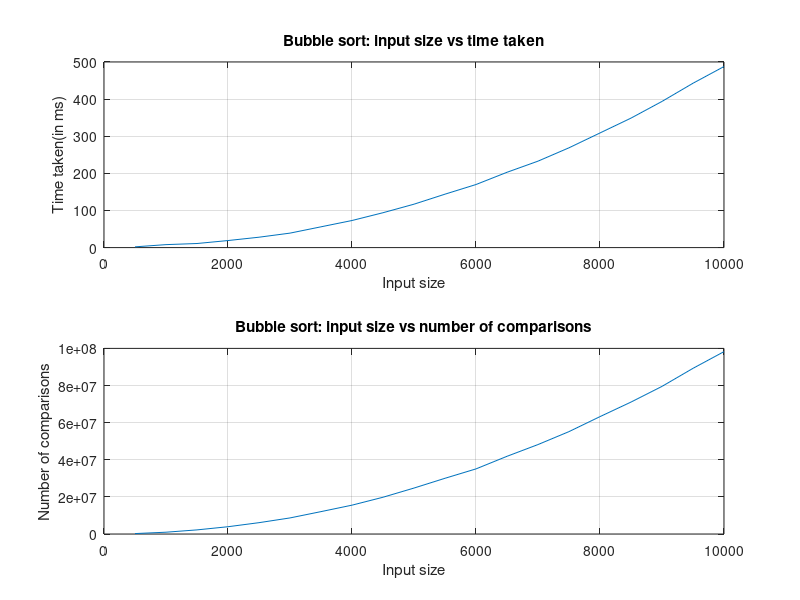
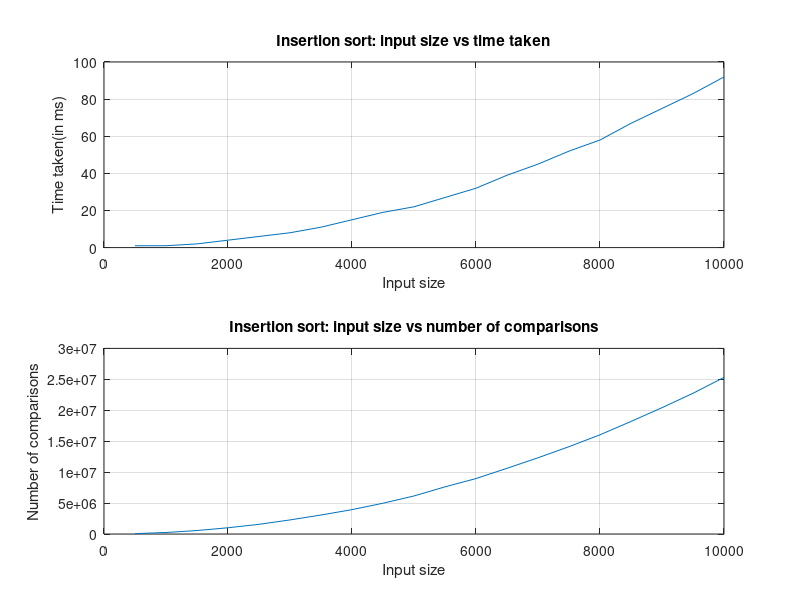

MATLAB code for these plots, in order:
%Read bubble sort comparison data
result = csvread('bubbleSortResult.csv');
size = result(:, 1);
time = result(:, 2);
comparisons = result(:, 3);
figure
subplot(2, 1, 1)
plot(size, time)
title('Bubble sort: input size vs time taken')
grid on
xlabel('Input size')
ylabel('Time taken(in ms)');
subplot(2, 1, 2)
plot(size, comparisons)
title('Bubble sort: input size vs number of comparisons')
grid on
xlabel('Input size')
ylabel('Number of comparisons');

%Read insertion sort comparison data
result = csvread('insertionSortResult.csv');
size = result(:, 1);
time = result(:, 2);
comparisons = result(:, 3);
figure
subplot(2, 1, 1)
plot(size, time)
title('Insertion sort: input size vs time taken')
grid on
xlabel('Input size')
ylabel('Time taken(in ms)');
subplot(2, 1, 2)
plot(size, comparisons)
title('Insertion sort: input size vs number of comparisons')
grid on
xlabel('Input size')
ylabel('Number of comparisons');

